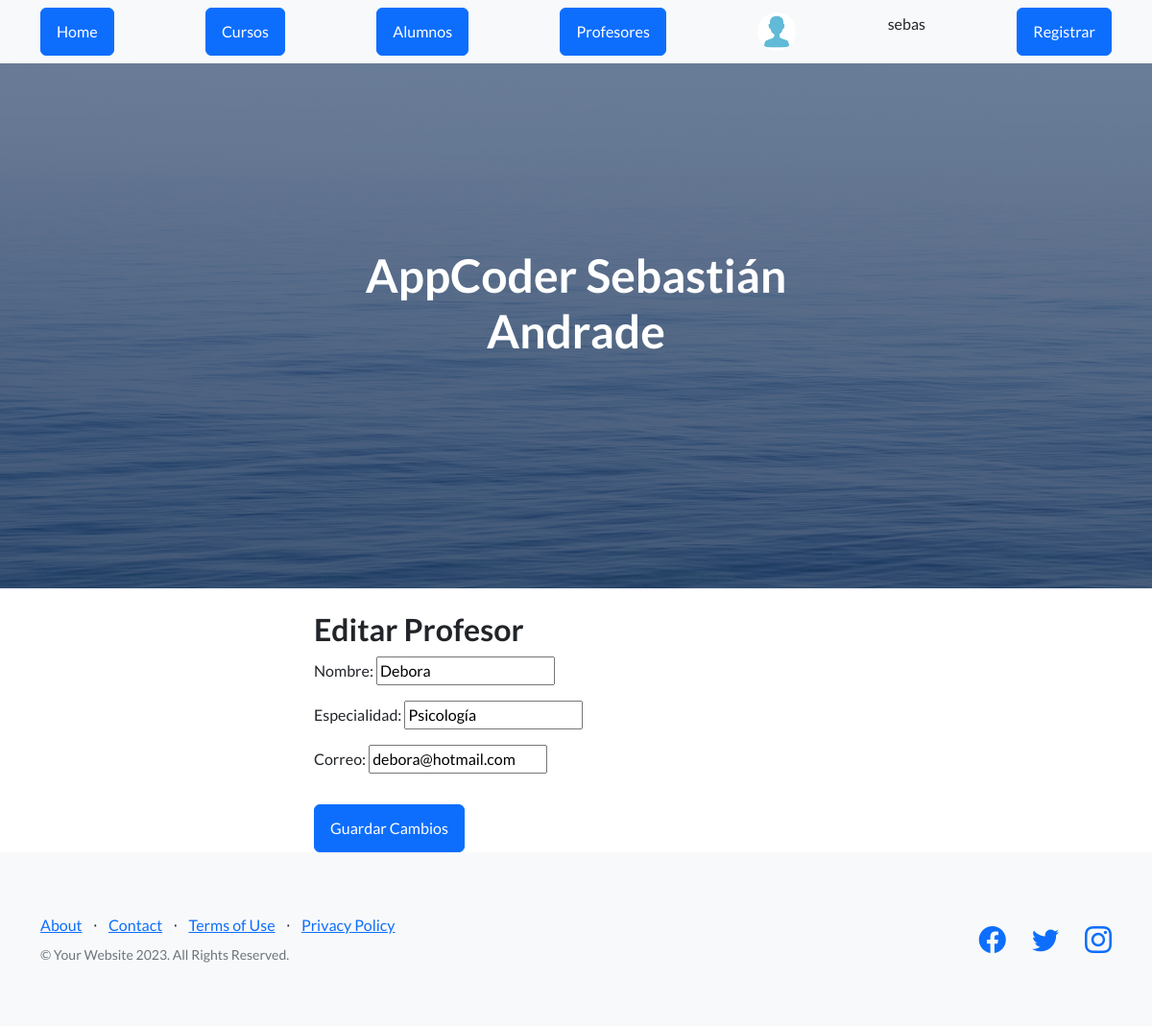
/AppCoder/editar_profesor/2 (signed in), run on the app's committed database.
### AppCoder/models.py (models this page shows, shortened)
class Profesor(models.Model):
    nombre = models.CharField(max_length=100)
    especialidad = models.CharField(max_length=100)
    correo = models.EmailField()

### AppCoder/views.py (the view)
# urls.py: path('editar_profesor/<int:id>', views.editar_profesor, name='editar_profesor'),
@login_required
def editar_profesor(request, id):
    profesor = Profesor.objects.get(id=id)
    if request.method == 'POST':
        form = ProfesorForm(request.POST, instance=profesor)
        if form.is_valid():
            form.save()
            return redirect('profesores')
    else:
        form = ProfesorForm(instance=profesor)
    return render(request, 'editar_profesor.html', {'form': form})

### AppCoder/forms.py
class ProfesorForm(forms.ModelForm):
    class Meta:
        model = Profesor
        fields = ['nombre', 'especialidad', 'correo']

### AppCoder/template/editar_profesor.html (shortened to what this page needs)
{% extends 'padre.html' %}
{% block contenido %}
<div class="container">
    <div class="row justify-content-center">
        <div class="col-lg-6">
            <h2 class="mt-4">Editar Profesor</h2>
            <form method="post">
                {{ form.as_p }}
                <button type="submit" class="btn btn-primary mt-3">Guardar Cambios</button>
            </form>
        </div>
    </div>
</div>
{% endblock %}

### AppCoder/template/padre.html (shortened to what this page needs)
<!DOCTYPE html>
<html lang="en">
<head>
    {% load static %}
    <link href="https://cdn.jsdelivr.net/npm/bootstrap-icons@1.5.0/font/bootstrap-icons.css" rel="stylesheet" type="text/css" />
    <link href="{% static 'AppCoder/css/styles.css' %}" rel="stylesheet" />
</head>
<body>
    <nav class="navbar navbar-light bg-light static-top">
        <div class="container">
            <a class="btn btn-primary" href="{% url 'home' %}">Home</a>
            {% if request.user.is_authenticated %}
                <a class="btn btn-primary" href="{% url 'cursos' %}">Cursos</a>
            {% endif %}
            <a class="btn btn-primary" href="{% url 'alumnos' %}">Alumnos</a>
            <a class="btn btn-primary" href="{% url 'profesores' %}">Profesores</a>
            {% if request.user.is_authenticated %}
                {% if url_avatar %}
                    <img src="{{ request.user.avatar.url }}" alt="Avatar del usuario" style="width: 40px; height: 40px; border-radius: 50%;">
                {% else %}
                    <img src="{% static 'AppCoder/assets/img/avatar-generico.jpg' %}" alt="Imagen genérica" style="width: 40px; height: 40px; border-radius: 50%;">
                {% endif %}
                <p> {{ request.user.username }}</p>
            {% endif %}
            <a class="btn btn-primary" href="{% url 'registro' %}">Registrar</a>
        </div>
    </nav>
    <header class="masthead">
        <div class="container position-relative">
            <div class="row justify-content-center">
                <div class="col-xl-6">
                    <div class="text-center text-white">
                        <h1 class="mb-5">AppCoder Sebastián Andrade</h1>
                    </div>
                </div>
            </div>
        </div>
    </header>
    {% block contenido %}
    {% endblock %}
    <footer class="footer bg-light">
        <div class="container">
            <div class="row">
                <div class="col-lg-6 h-100 text-center text-lg-start my-auto">
                    <ul class="list-inline mb-2">
                        <li class="list-inline-item"><a href="#!">About</a></li>
                        <li class="list-inline-item">⋅</li>
                        <li class="list-inline-item"><a href="#!">Contact</a></li>
                        <li class="list-inline-item">⋅</li>
                        <li class="list-inline-item"><a href="#!">Terms of Use</a></li>
                        <li class="list-inline-item">⋅</li>
                        <li class="list-inline-item"><a href="#!">Privacy Policy</a></li>
                    </ul>
                    <p class="text-muted small mb-4 mb-lg-0">&copy; Your Website 2023. All Rights Reserved.</p>
                </div>
                <div class="col-lg-6 h-100 text-center text-lg-end my-auto">
                    <ul class="list-inline mb-0">
                        <li class="list-inline-item me-4">
                            <a href="#!"><i class="bi-facebook fs-3"></i></a>
                        </li>
                        <li class="list-inline-item me-4">
                            <a href="#!"><i class="bi-twitter fs-3"></i></a>
                        </li>
                        <li class="list-inline-item">
                            <a href="#!"><i class="bi-instagram fs-3"></i></a>
                        </li>
                    </ul>
                </div>
            </div>
        </div>
    </footer>
</body>
</html>

### data on the page
Profesor: nombre "Debora", especialidad "Psicología", correo "debora@hotmail.com"

### other printed values
{{ request.user.username }} "sebas"
